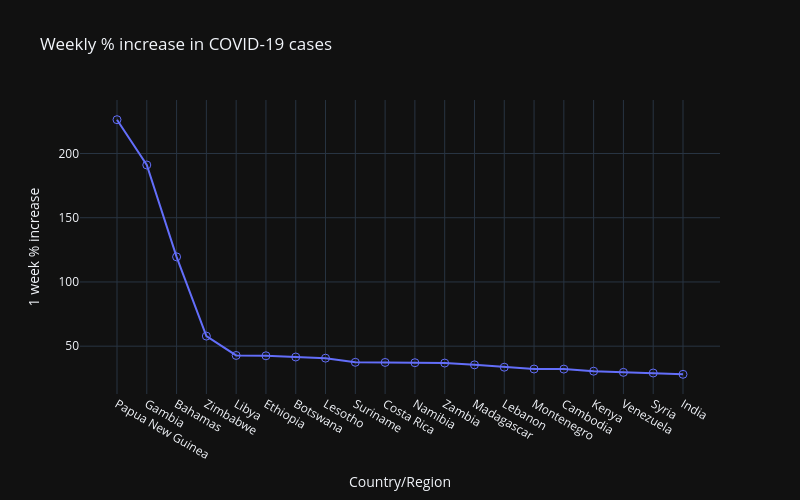

Notebook source saved alongside this figure:
### Code cell
trendline =  df.sort_values(by='1 week % increase', ascending=False).head(20) # this will sort the data by 1% increase in descending order and select top 20 

fig = px.line(trendline, x = 'Country/Region', y = '1 week % increase', title = 'Weekly % increase in COVID-19 cases', template = 'plotly_dark', markers = True, width=800, height=500)
fig.update_traces(marker=dict(size=8, symbol='circle-open'))
fig.show()

### Figure 1 — Plotly figure (JSON) as saved in the notebook; plotly's stock layout.template omitted (floating-point values rounded to 4 significant figures)
{"data": [{"hovertemplate": "Country/Region=%{x}<br>1 week % increase=%{y}<extra></extra>", "legendgroup": "", "line": {"color": "#636efa", "dash": "solid"}, "marker": {"size": 8, "symbol": "circle-open"}, "mode": "lines+markers", "name": "", "orientation": "v", "showlegend": false, "type": "scatter", "x": ["Papua New Guinea", "Gambia", "Bahamas", "Zimbabwe", "Libya", "Ethiopia", "Botswana", "Lesotho", "Suriname", "Costa Rica", "Namibia", "Zambia", "Madagascar", "Lebanon", "Montenegro", "Cambodia", "Kenya", "Venezuela", "Syria", "India"], "xaxis": "x", "y": [226.3, 191.1, 119.5, 57.85, 42.78, 42.52, 41.57, 40.67, 37.44, 37.34, 37.13, 36.86, 35.47, 33.63, 32.22, 32.16, 30.53, 29.63, 29.12, 28.11], "yaxis": "y"}], "layout": {"height": 500, "legend": {"tracegroupgap": 0}, "title": {"text": "Weekly % increase in COVID-19 cases"}, "width": 800, "xaxis": {"anchor": "y", "domain": [0, 1], "title": {"text": "Country/Region"}}, "yaxis": {"anchor": "x", "domain": [0, 1], "title": {"text": "1 week % increase"}}}}
